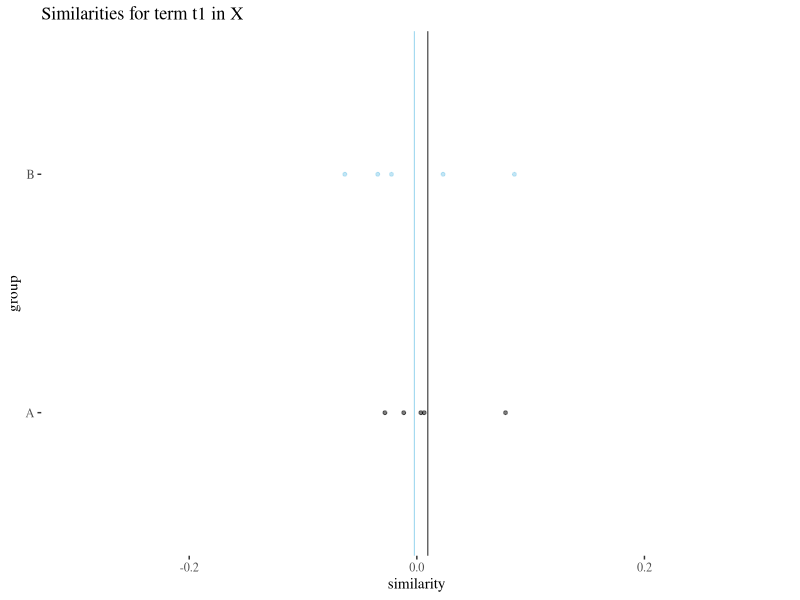
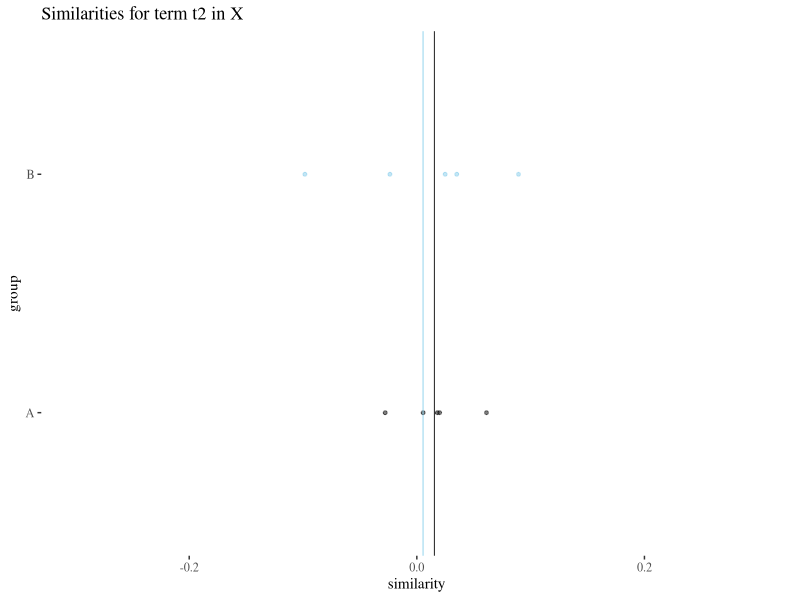
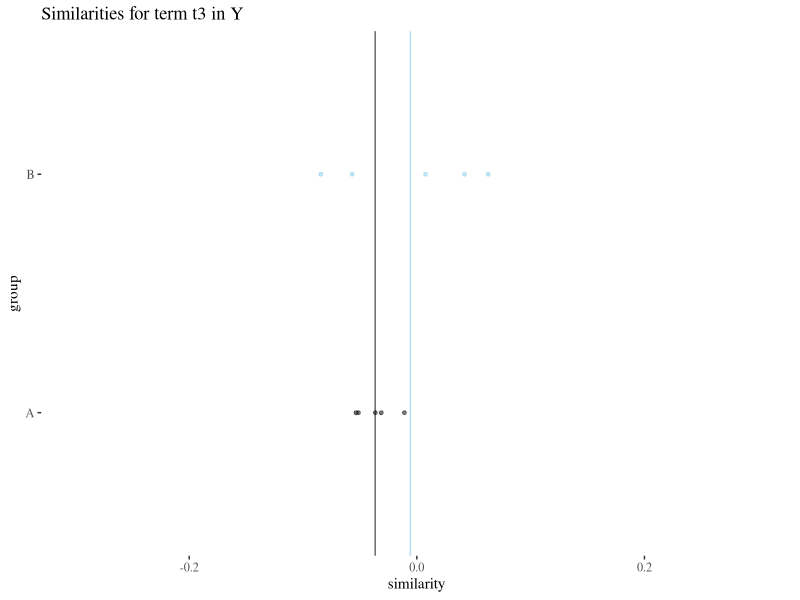
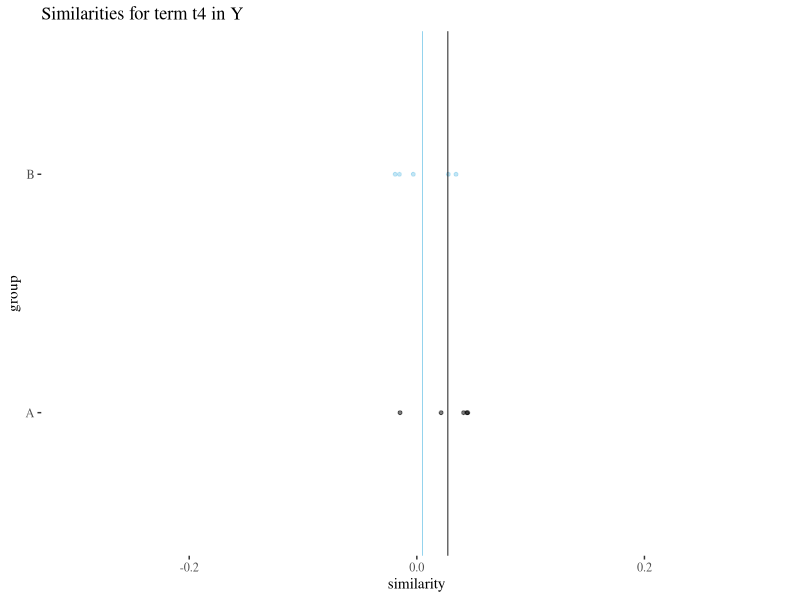
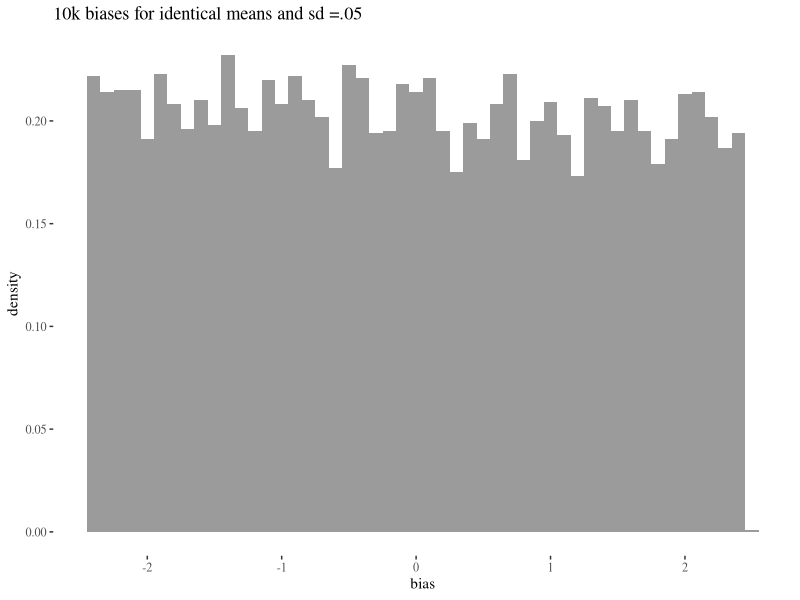
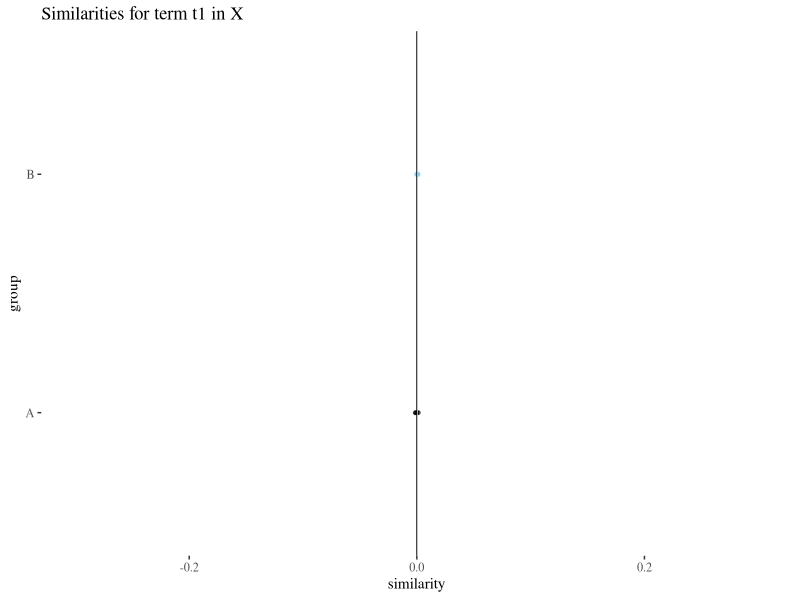
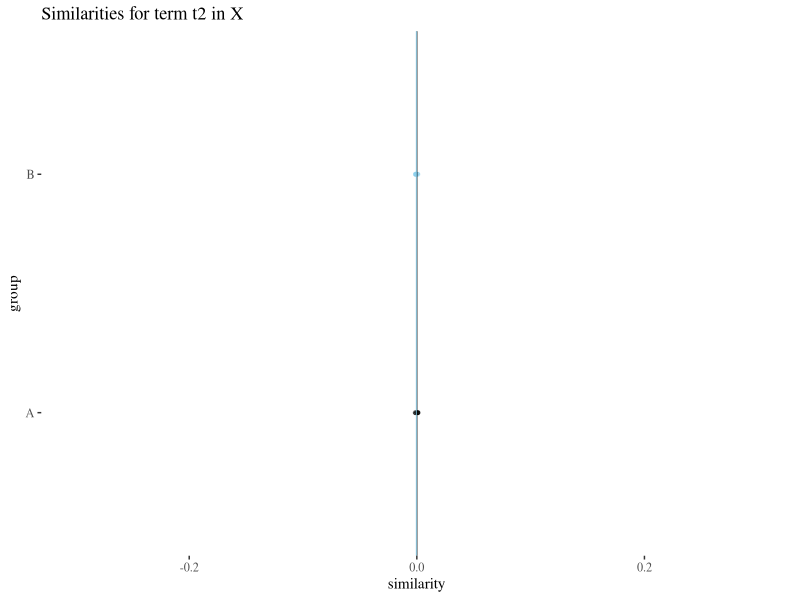
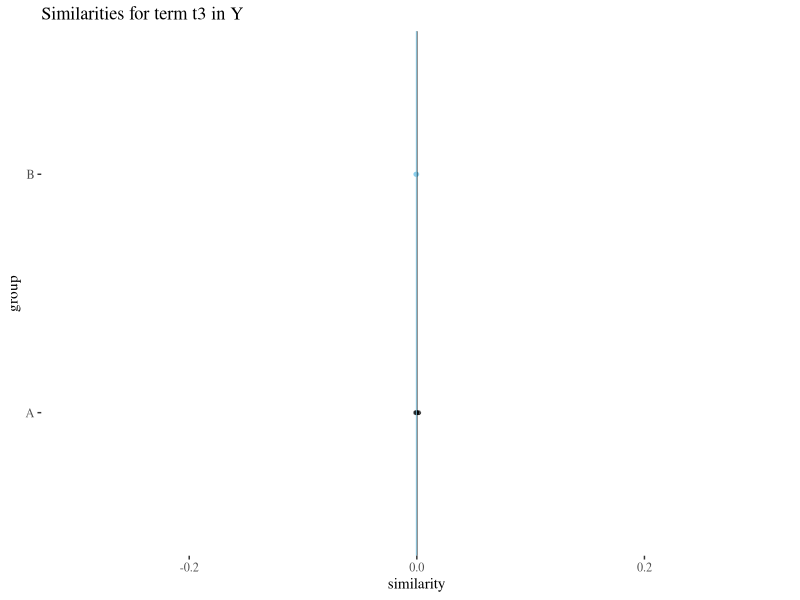

The R source for these figures, in order:
knitr::opts_knit$set(root.dir = '../')
library(ggplot2)
library(ggthemes)
library(gridExtra)
library(grid)

# BASIC SIMULATION -> samples=5, mean=0, st=0.05

set.seed(123)
t1 <- data.frame(A  = rnorm(5,0,0.05), B = rnorm(5,0,0.05))
t2 <- data.frame(A  = rnorm(5,0,0.05), B = rnorm(5,0,0.05))
t3 <- data.frame(A  = rnorm(5,0,0.05), B = rnorm(5,0,0.05))
t4 <- data.frame(A  = rnorm(5,0,0.05), B = rnorm(5,0,0.05))

xlimits <- c(-.3,.3)

t1Plot <- ggplot(t1)+geom_point(aes(y = 0, x = A), size = 1, alpha = 0.5)+geom_point(aes(y = 0.1, x = B), col = "skyblue", size = 1, alpha = 0.5)+theme_tufte()+xlab("similarity")+scale_y_continuous(limits = c(-.05,.15),breaks = c(0,0.1), labels = c("A","B"))+ylab("group") + geom_vline(aes(xintercept = mean(A)), size = 0.3) + geom_vline(aes(xintercept = mean(B)), size = 0.3, col = "skyblue") +ggtitle("Similarities for term t1 in X")+xlim(xlimits)
t2Plot <- ggplot(t2)+geom_point(aes(y = 0, x = A), size = 1, alpha = 0.5)+geom_point(aes(y = 0.1, x = B), col = "skyblue", size = 1, alpha = 0.5)+theme_tufte()+xlab("similarity")+scale_y_continuous(limits = c(-.05,.15),breaks = c(0,0.1), labels = c("A","B"))+ylab("group") + geom_vline(aes(xintercept = mean(A)), size = 0.3) + geom_vline(aes(xintercept = mean(B)), size = 0.3, col = "skyblue") +ggtitle("Similarities for term t2 in X")+xlim(xlimits)
t3Plot <- ggplot(t3)+geom_point(aes(y = 0, x = A), size = 1, alpha = 0.5)+geom_point(aes(y = 0.1, x = B), col = "skyblue", size = 1, alpha = 0.5)+theme_tufte()+xlab("similarity")+scale_y_continuous(limits = c(-.05,.15),breaks = c(0,0.1), labels = c("A","B"))+ylab("group") + geom_vline(aes(xintercept = mean(A)), size = 0.3) + geom_vline(aes(xintercept = mean(B)), size = 0.3, col = "skyblue") +ggtitle("Similarities for term t3 in Y")+xlim(xlimits)
t4Plot <- ggplot(t4)+geom_point(aes(y = 0, x = A), size = 1, alpha = 0.5)+geom_point(aes(y = 0.1, x = B), col = "skyblue", size = 1, alpha = 0.5)+theme_tufte()+xlab("similarity")+scale_y_continuous(limits = c(-.05,.15),breaks = c(0,0.1), labels = c("A","B"))+ylab("group") + geom_vline(aes(xintercept = mean(A)), size = 0.3) + geom_vline(aes(xintercept = mean(B)), size = 0.3, col = "skyblue") +ggtitle("Similarities for term t4 in Y")+xlim(xlimits)
# grid.arrange(t1Plot,t2Plot, t3Plot, t4Plot, ncol=2)

t1Plot
t2Plot
t3Plot
t4Plot

# CALCULATE BIAS FROM SIMULATION

s <- function (table){ mean(table$A) - mean(table$B)}
whole <- rbind(t1,t2,t3,t4)
rawsd <- sd(c(whole$A,whole$B))
factor <- sd(c(s(t1),s(t2),s(t3),s(t4)))
rawsd/factor
numerator <-  mean(s(t1),s(t2)) - mean(s(t3),s(t4))
print(list(factor = factor,numerator = numerator, bias = numerator / factor))


# VISUALISE 1000 x BASIC SIMULATION
biasesNull <- numeric(10000)
for(i in 1:10000){
  t1 <- data.frame(A  = rnorm(5,0,0.05), B = rnorm(5,0,0.05))
  t2 <- data.frame(A  = rnorm(5,0,0.05), B = rnorm(5,0,0.05))
  t3 <- data.frame(A  = rnorm(5,0,0.05), B = rnorm(5,0,0.05))
  t4 <- data.frame(A  = rnorm(5,0,0.05), B = rnorm(5,0,0.05))
  
  factor <- sd(c(s(t1),s(t2),s(t3),s(t4)))
  numerator <-  mean(s(t1),s(t2)) - mean(s(t3),s(t4))
  biasesNull[i]  <- numerator / factor
}
ggplot()+geom_histogram(aes(x=biasesNull, y = ..density..), alpha = 0.6, bins=50)+
  theme_tufte()+labs(title="10k biases for identical means and sd =.05")+ xlab("bias")


# SIMULATION WITH SMALLER STD
set.seed(124)
t1v <- data.frame(A  = rnorm(5,0,0.001), B = rnorm(5,0,0.001))
t2v <- data.frame(A  = rnorm(5,0,0.001), B = rnorm(5,0,0.001))
t3v <- data.frame(A  = rnorm(5,0,0.001), B = rnorm(5,0,0.001))
t4v <- data.frame(A  = rnorm(5,0,0.001), B = rnorm(5,0,0.001))

xlimits <- c(-.3,.3)


t1vPlot <- ggplot(t1v)+geom_point(aes(y = 0, x = A), size = 1, alpha = 0.5)+geom_point(aes(y = 0.1, x = B), col = "skyblue", size = 1, alpha = 0.5)+theme_tufte()+xlab("similarity")+scale_y_continuous(limits = c(-.05,.15),breaks = c(0,0.1), labels = c("A","B"))+ylab("group") + geom_vline(aes(xintercept = mean(A)), size = 0.3) + geom_vline(aes(xintercept = mean(B)), size = 0.3, col = "skyblue") +ggtitle("Similarities for term t1 in X")+xlim(xlimits)
t2vPlot <- ggplot(t2v)+geom_point(aes(y = 0, x = A), size = 1, alpha = 0.5)+geom_point(aes(y = 0.1, x = B), col = "skyblue", size = 1, alpha = 0.5)+theme_tufte()+xlab("similarity")+scale_y_continuous(limits = c(-.05,.15),breaks = c(0,0.1), labels = c("A","B"))+ylab("group") + geom_vline(aes(xintercept = mean(A)), size = 0.3) + geom_vline(aes(xintercept = mean(B)), size = 0.3, col = "skyblue") +ggtitle("Similarities for term t2 in X")+xlim(xlimits)
t3vPlot <- ggplot(t3v)+geom_point(aes(y = 0, x = A), size = 1, alpha = 0.5)+geom_point(aes(y = 0.1, x = B), col = "skyblue", size = 1, alpha = 0.5)+theme_tufte()+xlab("similarity")+scale_y_continuous(limits = c(-.05,.15),breaks = c(0,0.1), labels = c("A","B"))+ylab("group") + geom_vline(aes(xintercept = mean(A)), size = 0.3) + geom_vline(aes(xintercept = mean(B)), size = 0.3, col = "skyblue") +ggtitle("Similarities for term t3 in Y")+xlim(xlimits)
t4vPlot <- ggplot(t4v)+geom_point(aes(y = 0, x = A), size = 1, alpha = 0.5)+geom_point(aes(y = 0.1, x = B), col = "skyblue", size = 1, alpha = 0.5)+theme_tufte()+xlab("similarity")+scale_y_continuous(limits = c(-.05,.15),breaks = c(0,0.1), labels = c("A","B"))+ylab("group") + geom_vline(aes(xintercept = mean(A)), size = 0.3) + geom_vline(aes(xintercept = mean(B)), size = 0.3, col = "skyblue") +ggtitle("Similarities for term t4 in Y")+xlim(xlimits)
# grid.arrange(t1vPlot,t2vPlot, t3vPlot, t4vPlot, ncol=2)

t1vPlot
t2vPlot
t3vPlot
t4vPlot

# BIAS FOR SIMULATION WITH SMALLER STD

factorV <- sd(c(s(t1v),s(t2v),s(t3v),s(t4v)))
numeratorV <-  mean(s(t1v),s(t2v)) - mean(s(t3v),s(t4v))
print(list(factor = factorV,numerator = numeratorV, bias = numeratorV / factorV))

# VISUALIZE 1000 SIMULATION WITH SMALLER STD

set.seed(124)

biasesLowVariance <- numeric(10000)
for(i in 1:10000){
  t1v <- data.frame(A  = rnorm(5,0,0.001), B = rnorm(5,0,0.001))
  t2v <- data.frame(A  = rnorm(5,0,0.001), B = rnorm(5,0,0.001))
  t3v <- data.frame(A  = rnorm(5,0,0.001), B = rnorm(5,0,0.001))
  t4v <- data.frame(A  = rnorm(5,0,0.001), B = rnorm(5,0,0.001))
  
  factorV <- sd(c(s(t1v),s(t2v),s(t3v),s(t4v)))
  
  numeratorV <-  mean(s(t1v),s(t2v)) - mean(s(t3v),s(t4v))
  
  biasesLowVariance[i] <- numeratorV / factorV
}
ggplot()+geom_histogram(aes(x=biasesLowVariance, y = ..density..), alpha = 0.6, bins=50)+
  theme_tufte()+labs(title="10k biases for identical means and sd =.001")+ xlab("bias")


# SIMULATION WITH DIFFERENCES IN MEANS 
set.seed(766)
t1d2 <- data.frame(A  = rnorm(5,.1,0.05), B = rnorm(5,0,0.05))
t2d2 <- data.frame(A  = rnorm(5,.1,0.05), B = rnorm(5,0,0.05))
t3d2 <- data.frame(A  = rnorm(5,0,0.05), B = rnorm(5,.1,0.05))
t4d2 <- data.frame(A  = rnorm(5,0,0.05), B = rnorm(5,.1,0.05))

t1d2Plot <- ggplot(t1d2)+geom_point(aes(y = 0, x = A), size = 1, alpha = 0.5)+geom_point(aes(y = 0.1, x = B), col = "skyblue", size = 1, alpha = 0.5)+theme_tufte()+xlab("similarity")+scale_y_continuous(limits = c(-.05,.15),breaks = c(0,0.1), labels = c("A","B"))+ylab("group") + geom_vline(aes(xintercept = mean(A)), size = 0.3) + geom_vline(aes(xintercept = mean(B)), size = 0.3, col = "skyblue") +ggtitle("Similarities for term t1 in X")+xlim(xlimits)

t2d2Plot <- ggplot(t2d2)+geom_point(aes(y = 0, x = A), size = 1, alpha = 0.5)+geom_point(aes(y = 0.1, x = B), col = "skyblue", size = 1, alpha = 0.5)+theme_tufte()+xlab("similarity")+scale_y_continuous(limits = c(-.05,.15),breaks = c(0,0.1), labels = c("A","B"))+ylab("group") + geom_vline(aes(xintercept = mean(A)), size = 0.3) + geom_vline(aes(xintercept = mean(B)), size = 0.3, col = "skyblue") +ggtitle("Similarities for term t2 in X")+xlim(xlimits)

t3d2Plot <- ggplot(t3d2)+geom_point(aes(y = 0, x = A), size = 1, alpha = 0.5)+geom_point(aes(y = 0.1, x = B), col = "skyblue", size = 1, alpha = 0.5)+theme_tufte()+xlab("similarity")+scale_y_continuous(limits = c(-.05,.15),breaks = c(0,0.1), labels = c("A","B"))+ylab("group") + geom_vline(aes(xintercept = mean(A)), size = 0.3) + geom_vline(aes(xintercept = mean(B)), size = 0.3, col = "skyblue") +ggtitle("Similarities for term t3 in Y")+xlim(xlimits)

t4d2Plot <- ggplot(t4d2)+geom_point(aes(y = 0, x = A), size = 1, alpha = 0.5)+geom_point(aes(y = 0.1, x = B), col = "skyblue", size = 1, alpha = 0.5)+theme_tufte()+xlab("similarity")+scale_y_continuous(limits = c(-.05,.15),breaks = c(0,0.1), labels = c("A","B"))+ylab("group") + geom_vline(aes(xintercept = mean(A)), size = 0.3) + geom_vline(aes(xintercept = mean(B)), size = 0.3, col = "skyblue") +ggtitle("Similarities for term t4 in Y")+xlim(xlimits)

# grid.arrange(t1d2Plot,t2d2Plot, t3d2Plot, t4d2Plot, ncol=2,   
#              top = textGrob("different means, sd=0.05",gp=gpar(fontsize=15,font=1)))

# BIAS FOR DIFFERENT MEANS
factorD2 <- sd(c(s(t1d2),s(t2d2),s(t3d2),s(t4d2)))
numeratorD2 <-  mean(s(t1d2),s(t2d2)) - mean(s(t3d2),s(t4d2))
biasD2 <- numeratorD2 / factorD2
biasD2


# VISUALIZATION OF 1000 SIMULATION FOR DIFFERENT MEANS 
biasesD2 <- numeric(10000)
for(i in 1:10000){
  t1d2 <- data.frame(A  = rnorm(5,.1,0.05), B = rnorm(5,0,0.05))
  t2d2 <- data.frame(A  = rnorm(5,.1,0.05), B = rnorm(5,0,0.05))
  t3d2 <- data.frame(A  = rnorm(5,0,0.05), B = rnorm(5,.1,0.05))
  t4d2 <- data.frame(A  = rnorm(5,0,0.05), B = rnorm(5,.1,0.05))
  
  factorD2 <- sd(c(s(t1d2),s(t2d2),s(t3d2),s(t4d2)))
  numeratorD2 <-  mean(s(t1d2),s(t2d2)) - mean(s(t3d2),s(t4d2))
  biasesD2[i] <- numeratorD2/factorD2
}

ggplot()+geom_histogram(aes(x=biasesD2, y = ..density..), alpha = 0.6, bins=50)+
  theme_tufte()+labs(title="10k biases for different means and sd =.05")+ xlab("bias")


# SIMULATION WITH STD HIGHER = 0.1
set.seed(766)
t1d1 <- data.frame(A  = rnorm(5,.1,0.1), B = rnorm(5,0,0.1))
t2d1 <- data.frame(A  = rnorm(5,.1,0.1), B = rnorm(5,0,0.1))
t3d1 <- data.frame(A  = rnorm(5,0,0.1), B = rnorm(5,.1,0.1))
t4d1 <- data.frame(A  = rnorm(5,0,0.1), B = rnorm(5,.1,0.1))

t1d1Plot <- ggplot(t1d1)+geom_point(aes(y = 0, x = A), size = 1, alpha = 0.5)+geom_point(aes(y = 0.1, x = B), col = "skyblue", size = 1, alpha = 0.5)+theme_tufte()+xlab("similarity")+scale_y_continuous(limits = c(-.05,.15),breaks = c(0,0.1), labels = c("A","B"))+ylab("group") + geom_vline(aes(xintercept = mean(A)), size = 0.3) + geom_vline(aes(xintercept = mean(B)), size = 0.3, col = "skyblue") +ggtitle("Similarities for term t1 in X")+xlim(xlimits)
t2d1Plot <- ggplot(t2d1)+geom_point(aes(y = 0, x = A), size = 1, alpha = 0.5)+geom_point(aes(y = 0.1, x = B), col = "skyblue", size = 1, alpha = 0.5)+theme_tufte()+xlab("similarity")+scale_y_continuous(limits = c(-.05,.15),breaks = c(0,0.1), labels = c("A","B"))+ylab("group") + geom_vline(aes(xintercept = mean(A)), size = 0.3) + geom_vline(aes(xintercept = mean(B)), size = 0.3, col = "skyblue") +ggtitle("Similarities for term t2 in X")+xlim(xlimits)
t3d1Plot <- ggplot(t3d1)+geom_point(aes(y = 0, x = A), size = 1, alpha = 0.5)+geom_point(aes(y = 0.1, x = B), col = "skyblue", size = 1, alpha = 0.5)+theme_tufte()+xlab("similarity")+scale_y_continuous(limits = c(-.05,.15),breaks = c(0,0.1), labels = c("A","B"))+ylab("group") + geom_vline(aes(xintercept = mean(A)), size = 0.3) + geom_vline(aes(xintercept = mean(B)), size = 0.3, col = "skyblue") +ggtitle("Similarities for term t3 in Y")+xlim(xlimits)
t4d1Plot <- ggplot(t4d1)+geom_point(aes(y = 0, x = A), size = 1, alpha = 0.5)+geom_point(aes(y = 0.1, x = B), col = "skyblue", size = 1, alpha = 0.5)+theme_tufte()+xlab("similarity")+scale_y_continuous(limits = c(-.05,.15),breaks = c(0,0.1), labels = c("A","B"))+ylab("group") + geom_vline(aes(xintercept = mean(A)), size = 0.3) + geom_vline(aes(xintercept = mean(B)), size = 0.3, col = "skyblue") +ggtitle("Similarities for term t4 in Y")+xlim(xlimits)

# grid.arrange(t1d1Plot,t2d1Plot, t3d1Plot, t4d1Plot, ncol=2)
t1d1Plot
t2d1Plot
t3d1Plot
t4d1Plot

# BIAS FOR STD = 0.1
factorD1 <- sd(c(s(t1d1),s(t2d1),s(t3d1),s(t4d1)))
numeratorD1 <-  mean(s(t1d1),s(t2d1)) - mean(s(t3d1),s(t4d1))
biasD1 <- numeratorD1 / factorD1
biasD1

# VISUALIZE SIMULATION 1000 FOR STD = 0.1
biasesD1 <- numeric(10000)

for(i in 1:10000){
  t1d1 <- data.frame(A  = rnorm(5,.1,0.1), B = rnorm(5,0,0.1))
  t2d1 <- data.frame(A  = rnorm(5,.1,0.1), B = rnorm(5,0,0.1))
  t3d1 <- data.frame(A  = rnorm(5,0,0.1), B = rnorm(5,.1,0.1))
  t4d1 <- data.frame(A  = rnorm(5,0,0.1), B = rnorm(5,.1,0.1))
  
  factorD1 <- sd(c(s(t1d1),s(t2d1),s(t3d1),s(t4d1)))
  numeratorD1 <-  mean(s(t1d1),s(t2d1)) - mean(s(t3d1),s(t4d1))
  biasesD1[i] <- numeratorD1/factorD1
}

ggplot()+geom_histogram(aes(x=biasesD1, y = ..density..), alpha = 0.6, bins=50)+
  theme_tufte()+labs(title="10k biases for different means and sd =.001")+ xlab("bias")



